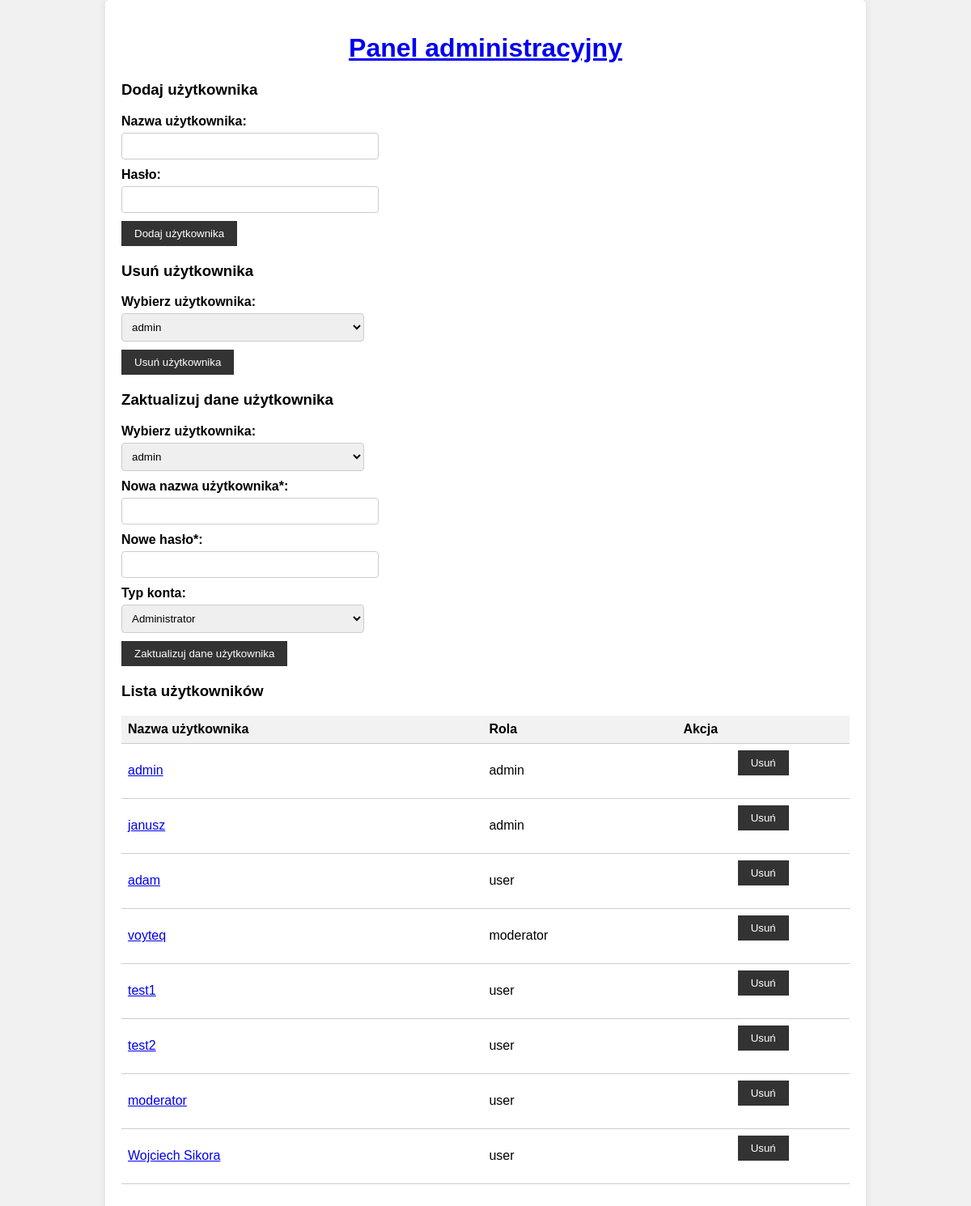
/admin.php (signed in), run on the app's committed database.
### tables this page shows
CREATE TABLE `users` (
  `id` int(11) NOT NULL,
  `username` varchar(255) NOT NULL,
  `password` varchar(255) NOT NULL,
  `account_type` enum('admin','moderator','user') NOT NULL DEFAULT 'user'
);

### admin.php (the view, shortened to what this page needs)
<?php
$mysqli = new mysqli("localhost", "root", "", "shop");
$is_admin = isset($_SESSION['admin']);
$is_moderator = isset($_SESSION['moderator']);
$query = "SELECT id, username, account_type FROM users";
$result = $mysqli->query($query);
?>
<!DOCTYPE html>
<html>
<head>
    <link rel="stylesheet" href="styles_admin.css?ts=<?=time()?>" />
</head>
<body>
    <div class="admin_panel">
        <h1><a href="dashboard.php">Panel administracyjny</a></h1>
        <?php if ($is_admin || $is_moderator): ?>
            <h3>Dodaj użytkownika</h3>
            <form method="post" action="">
                <label>Nazwa użytkownika:</label>
                <input type="text" name="username" required>
                <label>Hasło:</label>
                <input type="password" name="password" required>
                <input type="hidden" name="account_type" value="user"><br>
                <input type="submit" name="add_user" value="Dodaj użytkownika">
            </form>
        <?php endif; ?>
        <h3>Usuń użytkownika</h3>
        <form method="post" action="">
            <label>Wybierz użytkownika:</label>
            <div class="select-container">
                <select name="user_id" required>
                    <?php while ($row = $result->fetch_assoc()): ?>
                        <?php if ($is_admin || ($is_moderator && $row['account_type'] !== 'admin' && $_SESSION['user_id'] != $row['id'])): ?>
                            <option value="<?php echo $row['id']; ?>"><?php echo $row['username']; ?></option>
                        <?php endif; ?>
                    <?php endwhile; ?>
                </select>
            </div>
            <input type="submit" name="delete_user" value="Usuń użytkownika">
        </form>
        <h3>Zaktualizuj dane użytkownika</h3>
        <form method="post" action="">
            <label>Wybierz użytkownika:</label>
            <div class="select-container">
                <select name="user_id" required>
                    <?php mysqli_data_seek($result, 0);  ?>
                    <?php while ($row = $result->fetch_assoc()): ?>
                        <?php if ($is_admin || ($is_moderator && $row['account_type'] !== 'admin' && $_SESSION['user_id'] != $row['id'])): ?>
                            <option value="<?php echo $row['id']; ?>"><?php echo $row['username']; ?></option>
                        <?php endif; ?>
                    <?php endwhile; ?>
                </select>
            </div>
            <label>Nowa nazwa użytkownika*:</label>
            <input type="text" name="new_username">
            <label>Nowe hasło*:</label>
            <input type="password" name="new_password">
            <?php if ($is_admin): ?>
                <label>Typ konta:</label>
                <div class="select-container">
                    <select name="account_type" required>
                        <option value="admin">Administrator</option>
                    </select>
                </div>
            <?php endif; ?>
            <input type="submit" name="update_user" value="Zaktualizuj dane użytkownika">
        </form>
        <h3>Lista użytkowników</h3>
        <table>
            <tr>
                <th>Nazwa użytkownika</th>
                <th>Rola</th>
                <th>Akcja</th>
            </tr>
            <?php mysqli_data_seek($result, 0);  ?>
            <?php while ($row = $result->fetch_assoc()): ?>
                <tr>
                    <td>
                        <a href="?user_id=<?php echo $row['id']; ?>">
                            <?php echo $row['username']; ?>
                        </a>
                    </td>
                    <td><?php echo $row['account_type']; ?></td>
                    <td>
                        <?php if ($is_admin || ($is_moderator && $row['account_type'] !== 'admin' && $_SESSION['user_id'] != $row['id'])): ?>
                            <form method="post" action="">
                                <input type="submit" name="delete_user" value="Usuń">
                            </form>
                        <?php endif; ?>
                    </td>
                </tr>
            <?php endwhile; ?>
        </table>
</body>
</html>

### styles_admin.css (style rules this page uses)
body { font-family: Arial, sans-serif; margin: 0; padding: 0; background-color: #f1f1f1; }
.admin_panel { max-width: 75vw; margin: 0 auto; padding: 20px; background-color: #fff; border-radius: 5px; box-shadow: 0 0 10px rgba(0, 0, 0, 0.1); }
h1 { text-align: center; }
h3 { margin-top: 20px; }
form { margin-bottom: 20px; }
label { display: block; font-weight: bold; margin-bottom: 5px; }
input[type="text"], input[type="password"], select { width: 100%; padding: 8px; border-radius: 4px; border: 1px solid #ccc; margin-bottom: 10px; }
input[type="submit"] { background-color: #333; color: #fff; border: none; padding: 8px 16px; cursor: pointer; }
table { width: 100%; border-collapse: collapse; margin-bottom: 20px; }
th, td { padding: 8px; border-bottom: 1px solid #ccc; }
th { text-align: left; background-color: #f2f2f2; }
td:last-child { text-align: center; }
.select-container { position: relative; }
@media (min-width: 768px) { input[type="text"], input[type="password"], select { width: 300px; } }

### data on the page
users: username "admin", account_type "admin"
users: username "janusz", account_type "admin"
users: username "adam", account_type "user"
users: username "voyteq", account_type "moderator"
users: username "test1", account_type "user"
users: username "test2", account_type "user"
users: username "moderator", account_type "user"
users: username "Wojciech Sikora", account_type "user"

### other printed values
form field user_id "admin"
